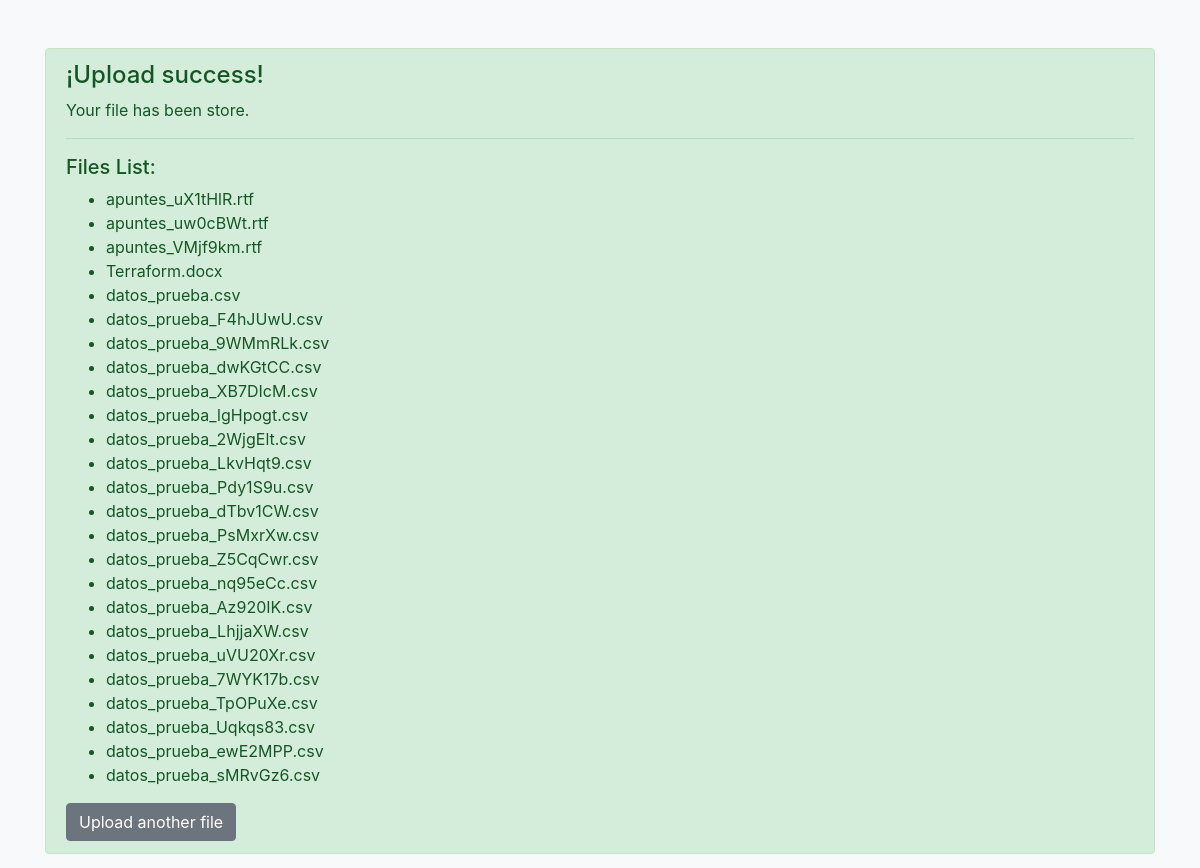
/uploads/success/, run on an earlier commit of the app's database.
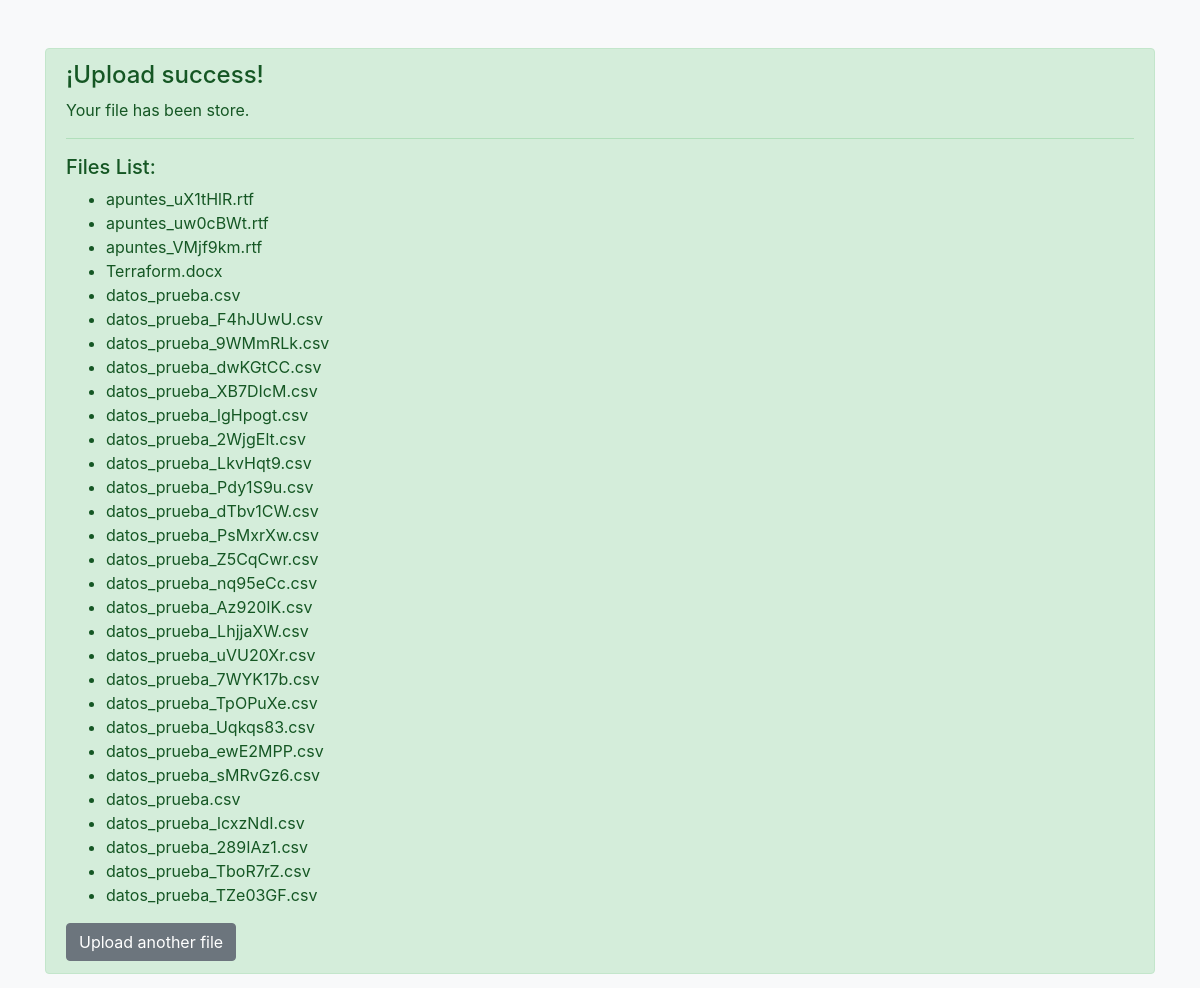
And on a later commit of the database.
### uploads/models.py (models this page shows, shortened)
class UploadedFile(models.Model):
    archivo = models.FileField(
        upload_to='uploads/%Y/%m/%d/',
        verbose_name='File'
    )
    subido_el = models.DateTimeField(auto_now_add=True)

### uploads/views.py (the view)
# urls.py: path('success/', views.upload_success_view, name='upload_success'),
def upload_success_view(request):
    archivos_qs = UploadedFile.objects.all()
    archivos = []
    for f in archivos_qs:
        nombre_completo = f.archivo.name  # e.g. "uploads/2025/05/22/miarchivo.txt"
        nombre_solo = os.path.basename(nombre_completo)  # -> "miarchivo.txt"
        archivos.append({
            'obj': f,
            'nombre': nombre_solo,
        })
    return render(request, 'sRegression/upload_success.html', {
        'archivos': archivos,
    })

### templates/sRegression/upload_success.html (shortened to what this page needs)
<!DOCTYPE html>
<html lang="es">
<head>
  <link rel="stylesheet"
        href="https://stackpath.bootstrapcdn.com/bootstrap/4.5.2/css/bootstrap.min.css">
</head>
<body class="bg-light">
  <div class="container mt-5">
    <div class="alert alert-success">
      <h4 class="alert-heading">¡Upload success!</h4>
      <p>Your file has been store.</p>
      <hr>
      <h5>Files List:</h5>
      <ul>
        {% for item in archivos %}
          <li>{{ item.nombre }}</li>
        {% endfor %}
      </ul>
      <a href="{% url 'uploads:upload' %}" class="btn btn-secondary">
        Upload another file
      </a>
    </div>
  </div>
</body>
</html>

What changed in the data, as far as the page shows it:
added UploadedFile: nombre "datos_prueba.csv"
added UploadedFile: nombre "datos_prueba_lcxzNdI.csv"
added UploadedFile: nombre "datos_prueba_289IAz1.csv"
added UploadedFile: nombre "datos_prueba_TboR7rZ.csv"
added UploadedFile: nombre "datos_prueba_TZe03GF.csv"
